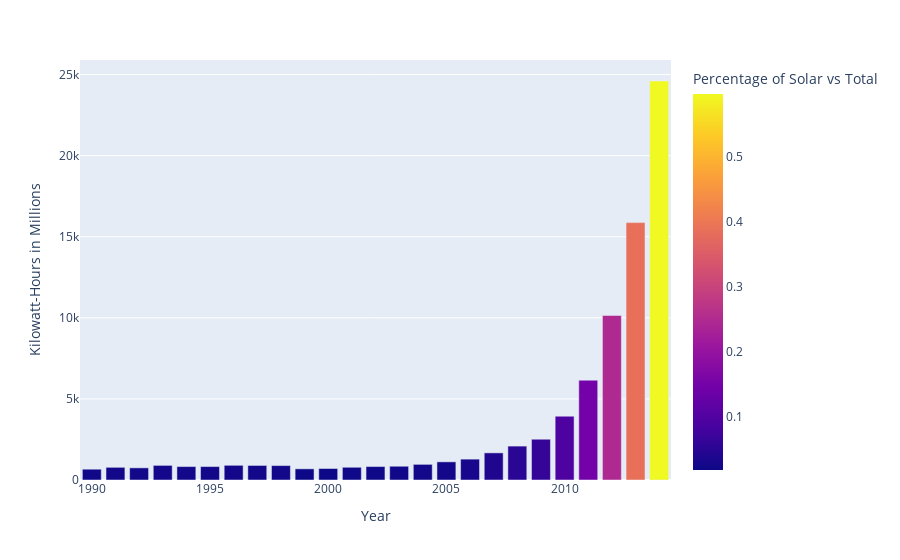

Here is the notebook cell this chart was saved with:
### Code cell
solar = px.bar(sol_results, x='year', y='quantity', labels={'quantity':'Kilowatt-Hours in Millions', 'year':'Year', 
               'sol_as_per':'Percentage of Solar vs Total'}, hover_data=['sol_as_per'], color='sol_as_per')

solar.show()

### Figure 1 — Plotly figure (JSON) as saved in the notebook; plotly's stock layout.template omitted (floating-point values rounded to 4 significant figures)
{"data": [{"alignmentgroup": "True", "customdata": [[0.5968], [0.3877], [0.2488], [0.1488], [0.09463], [0.06319], [0.05036], [0.03992], [0.03141], [0.0274], [0.02409], [0.02164], [0.02132], [0.02101], [0.01858], [0.01872], [0.02469], [0.02576], [0.02615], [0.02455], [0.02533], [0.02806], [0.02418], [0.02535], [0.02198]], "hoverlabel": {"namelength": 0}, "hovertemplate": "Year=%{x}<br>Kilowatt-Hours in Millions=%{y}<br>Percentage of Solar vs Total=%{marker.color}", "legendgroup": "", "marker": {"color": [0.5968, 0.3877, 0.2488, 0.1488, 0.09463, 0.06319, 0.05036, 0.03992, 0.03141, 0.0274, 0.02409, 0.02164, 0.02132, 0.02101, 0.01858, 0.01872, 0.02469, 0.02576, 0.02615, 0.02455, 0.02533, 0.02806, 0.02418, 0.02535, 0.02198], "coloraxis": "coloraxis"}, "name": "", "offsetgroup": "", "orientation": "v", "showlegend": false, "textposition": "auto", "type": "bar", "x": [2014, 2013, 2012, 2011, 2010, 2009, 2008, 2007, 2006, 2005, 2004, 2003, 2002, 2001, 2000, 1999, 1998, 1997, 1996, 1995, 1994, 1993, 1992, 1991, 1990], "xaxis": "x", "y": [24603, 15872, 10145, 6153, 3934, 2514, 2091, 1673, 1287, 1120, 965, 848, 830, 785, 709, 689, 890, 897, 906, 828, 828, 901, 749, 782, 666], "yaxis": "y"}], "layout": {"barmode": "relative", "coloraxis": {"colorbar": {"title": {"text": "Percentage of Solar vs Total"}}, "colorscale": [[0, "#0d0887"], [0.1111, "#46039f"], [0.2222, "#7201a8"], [0.3333, "#9c179e"], [0.4444, "#bd3786"], [0.5556, "#d8576b"], [0.6667, "#ed7953"], [0.7778, "#fb9f3a"], [0.8889, "#fdca26"], [1, "#f0f921"]]}, "legend": {"tracegroupgap": 0}, "margin": {"t": 60}, "xaxis": {"anchor": "y", "domain": [0, 1], "title": {"text": "Year"}}, "yaxis": {"anchor": "x", "domain": [0, 1], "title": {"text": "Kilowatt-Hours in Millions"}}}}
